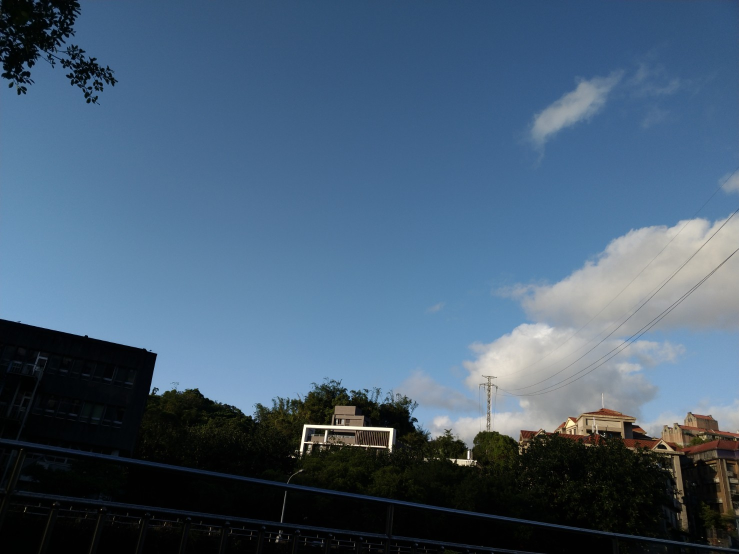
#> input picture HW/HW3/hw3/resource/frame1.jpg, 1478 x 1108 px (shown at 1/2 size); its folder holds 3 pictures in this run
$ python part4.py
#> lines starting #> are read from the running program, lines starting #| are printed output that depends on the picture
### HW/HW3/hw3/src/utils.py
import numpy as np


def solve_homography(u, v):
    """
    This function should return a 3-by-3 homography matrix,
    u, v are N-by-2 matrices, representing N corresponding points for v = T(u)
    :param u: N-by-2 source pixel location matrices
    :param v: N-by-2 destination pixel location matrices
    :return:
    """
    N = u.shape[0]
    H = None

    if v.shape[0] is not N:
        print('u and v should have the same size')
        return None
    if N < 4:
        print('At least 4 points should be given')

    # TODO: 1.forming A
    A = np.zeros((2 * N, 9))
    for i in range(N):
        A[2*i, :] = np.array([u[i][0], u[i][1], 1, 0, 0, 0, -u[i][0] * v[i][0], -u[i][1] * v[i][0], -v[i][0]])
        A[2*i+1, :] = np.array([0, 0, 0, u[i][0], u[i][1], 1, -u[i][0] * v[i][1], -u[i][1] * v[i][1], -v[i][1]])

    # TODO: 2.solve H with A
    _, _, Vt=np.linalg.svd(A)
    V = np.transpose(Vt)
    H = V[:, -1]
    H = (H/np.sum(H)).reshape((3,3))
    return H


def warping(src, dst, H, ymin, ymax, xmin, xmax, direction='b'):
    """
    Perform forward/backward warpping without for loops. i.e.
    for all pixels in src(xmin~xmax, ymin~ymax),  warp to destination
          (xmin=0,ymin=0)  source                       destination
                         |--------|              |------------------------|
                         |        |              |                        |
                         |        |     warp     |                        |
    forward warp         |        |  --------->  |                        |
                         |        |              |                        |
                         |--------|              |------------------------|
                                 (xmax=w,ymax=h)

    for all pixels in dst(xmin~xmax, ymin~ymax),  sample from source
                            source                       destination
                         |--------|              |------------------------|
                         |        |              | (xmin,ymin)            |
                         |        |     warp     |           |--|         |
    backward warp        |        |  <---------  |           |__|         |
                         |        |              |             (xmax,ymax)|
                         |--------|              |------------------------|

    :param src: source image
    :param dst: destination output image
    :param H:
    :param ymin: lower vertical bound of the destination(source, if forward warp) pixel coordinate
    :param ymax: upper vertical bound of the destination(source, if forward warp) pixel coordinate
    :param xmin: lower horizontal bound of the destination(source, if forward warp) pixel coordinate
    :param xmax: upper horizontal bound of the destination(source, if forward warp) pixel coordinate
    :param direction: indicates backward warping or forward warping
    :return: destination output image
    """

    h_src, w_src, ch = src.shape
    h_dst, w_dst, ch = dst.shape
    H_inv = np.linalg.inv(H)

    # TODO: 1.meshgrid the (x,y) coordinate pairs
    X, Y = np.meshgrid(np.arange(xmin, xmax),np.arange(ymin, ymax))

    # TODO: 2.reshape the destination pixels as N x 3 homogeneous coordinate
    homogeneous = np.concatenate((X.reshape(-1, 1), Y.reshape(-1, 1), np.ones_like(X.reshape(-1, 1))), axis = 1)

    if direction == 'b':
        # TODO: 3.apply H_inv to the destination pixels and retrieve (u,v) pixels, then reshape to (ymax-ymin),(xmax-xmin)
        # (3,3) * (N,3)^T = (3,N)
        transformed_coord =  H_inv @ homogeneous.T # np.dot(H_inv, homogeneous.T)
        # inhomogeneous, (N,3)
        transformed_coord = (transformed_coord / transformed_coord[2]).T
        transformed_coord = transformed_coord.astype(int)
        # TODO: 4.calculate the mask of the transformed coordinate (should not exceed the boundaries of destination image)
        mask = (transformed_coord[:,0] >= 0) & (transformed_coord[:,0] < w_src) & \
               (transformed_coord[:,1] >= 0) & (transformed_coord[:,1] < h_src)
        # TODO: 5.filter the valid coordinates using previous obtained mask
        valid_dst = homogeneous[mask][:,:-1].T
        valid_src = transformed_coord[mask][:,:-1].T
        # TODO: 6. assign to destination image using advanced array indicing
        dst[valid_dst[1],valid_dst[0]] = src[valid_src[1],valid_src[0]]

    elif direction == 'f':
        # TODO: 3.apply H to the source pixels and retrieve (u,v) pixels, then reshape to (ymax-ymin),(xmax-xmin)
        # (3,3) * (N,3)^T = (3,N)
        transformed_coord = H @ homogeneous.T # np.dot(H, homogeneous.T)
        # inhomogeneous, (N,3)
        transformed_coord = (transformed_coord / transformed_coord[2]).T
        transformed_coord = transformed_coord.astype(int)
        # TODO: 4.calculate the mask of the transformed coordinate (should not exceed the boundaries of destination image)
        mask = (transformed_coord[:,0] >= 0) & (transformed_coord[:,0] < w_dst) & \
               (transformed_coord[:,1] >= 0) & (transformed_coord[:,1] < h_dst)
        # TODO: 5.filter the valid coordinates using previous obtained mask
        valid_src = homogeneous[mask][:,:-1].T
        valid_dst = transformed_coord[mask][:,:-1].T
        # TODO: 6. assign to destination image using advanced array indicing
        dst[valid_dst[1],valid_dst[0]] = src[valid_src[1],valid_src[0]]

    return dst

### HW/HW3/hw3/src/part4.py
import numpy as np
import cv2
import random
from tqdm import tqdm
from utils import solve_homography, warping

random.seed(999)
np.random.seed(999)

def panorama(imgs):
    """
    Image stitching with estimated homograpy between consecutive
    :param imgs: list of images to be stitched
    :return: stitched panorama
    """
    h_max = max([x.shape[0] for x in imgs])
    w_max = sum([x.shape[1] for x in imgs])

    # create the final stitched canvas
    dst = np.zeros((h_max, w_max, imgs[0].shape[2]), dtype=np.uint8)
    dst[:imgs[0].shape[0], :imgs[0].shape[1]] = imgs[0]
    last_best_H = np.eye(3)
    out = None

    # for all images to be stitched:
    for idx in tqdm(range(len(imgs)-1)):
        im1 = imgs[idx]
        im2 = imgs[idx + 1]

        # TODO: 1.feature detection & matching
        orb = cv2.ORB_create()
        keypoints1, descriptors1 = orb.detectAndCompute(im1,None)
        keypoints2, descriptors2 = orb.detectAndCompute(im2,None)
        bf = cv2.BFMatcher(cv2.NORM_HAMMING, crossCheck=True)
        matches = bf.match(descriptors1, descriptors2)
        img1_point=[]
        img2_point=[]
        N = len(matches)
        for match in matches:
            img1_idx = match.queryIdx
            img2_idx = match.trainIdx
            img1_point.append(keypoints1[img1_idx].pt)
            img2_point.append(keypoints2[img2_idx].pt)

        img1_point = np.array(img1_point) #(N, 2)
        img2_point = np.array(img2_point) #(N, 2)
        img1_point_homogeneous = np.concatenate((img1_point, np.ones((N, 1))), axis=1) #(N, 3)
        img2_point_homogeneous = np.concatenate((img2_point, np.ones((N, 1))), axis=1) #(N, 3)

        # TODO: 2. apply RANSAC to choose best H
        ransac_iter = 5000
        inlier_threshold = 10
        best_inlier_num = 0
        for i in range(ransac_iter):
            # 8 unknown value need 4 match point
            selected_idx = np.random.choice(N, 4) # Return 4 random numbers (range [0, N-1])
            img1_point_selected = img1_point[selected_idx] #(4, 2)
            img2_point_selected = img2_point[selected_idx] #(4, 2)
            H = solve_homography(img2_point_selected, img1_point_selected)

            pred_img1_point = H @ img2_point_homogeneous.T #(3, N)
            pred_img1_point = (pred_img1_point / pred_img1_point[2]).T #(N, 3)
            error = np.linalg.norm(pred_img1_point - img1_point_homogeneous, axis=1) #(N,)
            n_inlier = np.sum((error < inlier_threshold).astype(int))

            if n_inlier > best_inlier_num:
                best_inlier_num = n_inlier
                best_H = H

        # TODO: 3. chain the homographies
        last_best_H = last_best_H @ best_H

        # TODO: 4. apply warping
        out = warping(im2, dst, last_best_H, 0, h_max, 0, w_max, direction='b')

    return out

if __name__ == "__main__":
    # ================== Part 4: Panorama ========================
    # TODO: change the number of frames to be stitched
    FRAME_NUM = 3
    imgs = [cv2.imread('../resource/frame{:d}.jpg'.format(x)) for x in range(1, FRAME_NUM + 1)]
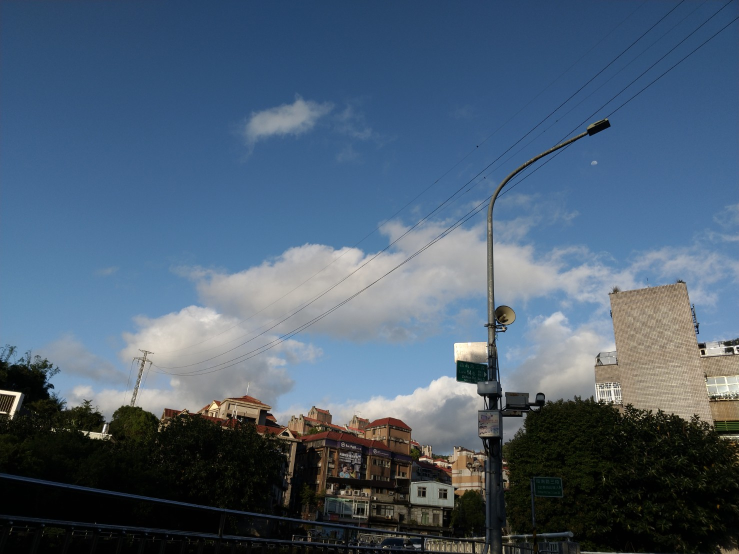
#> input picture HW/HW3/hw3/resource/frame2.jpg, 1478 x 1108 px (shown at 1/2 size)
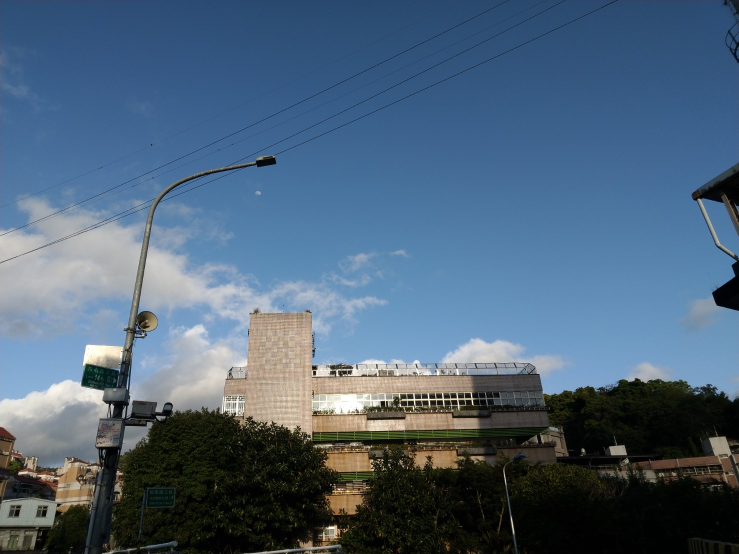
#> input picture HW/HW3/hw3/resource/frame3.jpg, 1478 x 1108 px (shown at 1/2 size)
#> imgs = 3 items
    output4 = panorama(imgs)
#> in panorama, `h_max = max([x.shape[0] for x in imgs])`: h_max = 1108
#> in panorama, `w_max = sum([x.shape[1] for x in imgs])`: w_max = 4434
#> in panorama, `dst[:imgs[0].shape[0], :imgs[0].shape[1]] = imgs[0]`:
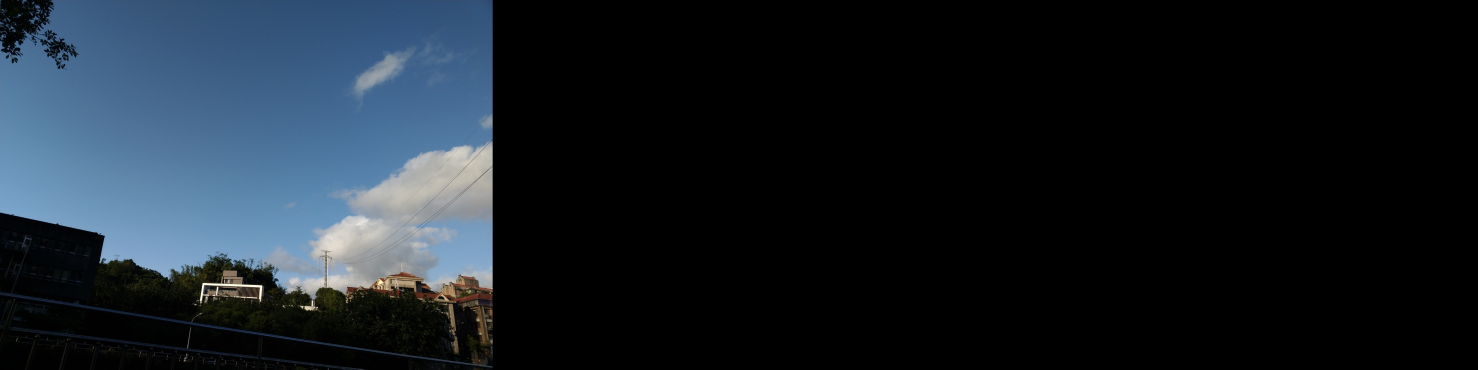
#> dst: shape (1108, 4434, 3) (shown at 1/3 size); mean of channels 0, 1, 2 38.4, 31, 23.4; drawn as B, G, R
#> the loop in panorama, `for idx in tqdm(range(len(imgs)-1)):` made 2 passes
#> (matches, ransac_iter, inlier_threshold) on pass 1: (161 matches, 5000, 10)
#> pass 1, in panorama, `out = warping(im2, dst, last_best_H, 0, h_max, 0, w_max, direction='b')`:
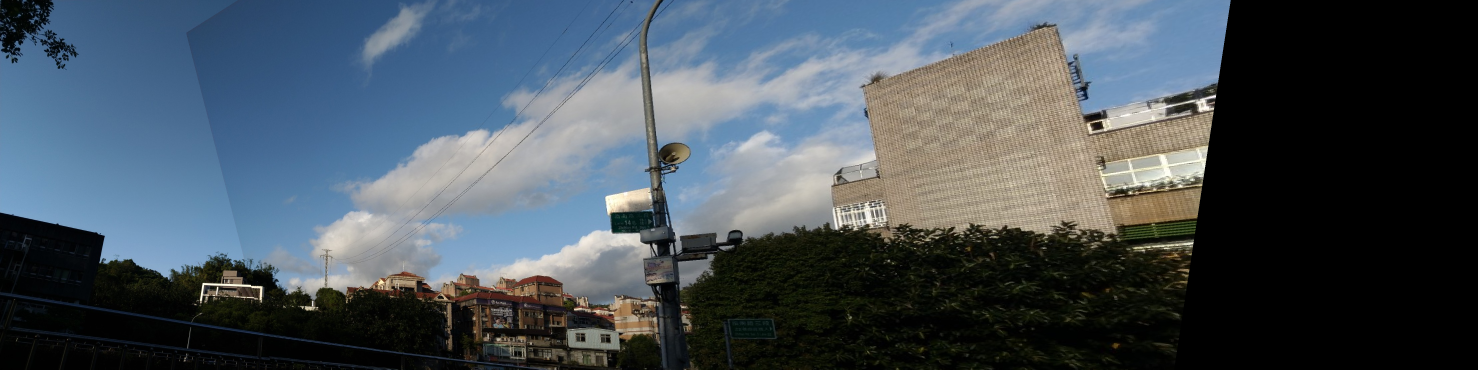
#> out: shape (1108, 4434, 3) (shown at 1/3 size); mean of channels 0, 1, 2 91.1, 82.3, 71.6; drawn as B, G, R
#> pass 2, in panorama, `out = warping(im2, dst, last_best_H, 0, h_max, 0, w_max, direction='b')`:
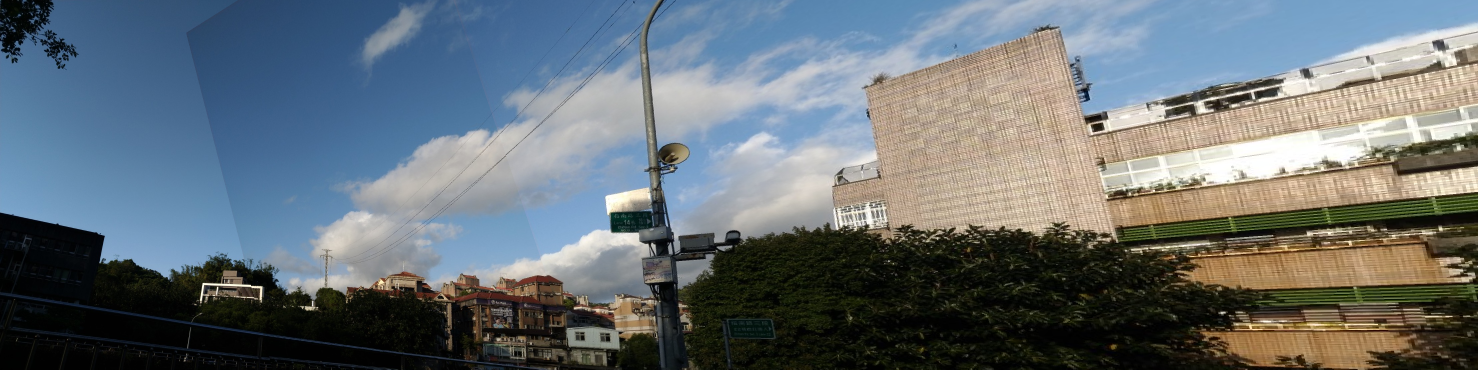
#> out: shape (1108, 4434, 3) (shown at 1/3 size); mean of channels 0, 1, 2 117.9, 112.4, 103.4; drawn as B, G, R
#> in panorama, im1 is the input picture: shape (1108, 1478, 3); mean B, G, R 114.1, 94.6, 75.9
#> in panorama, im2 is the input picture: shape (1108, 1478, 3); mean B, G, R 121, 99.6, 77.7
    cv2.imwrite('output4.png', output4)
